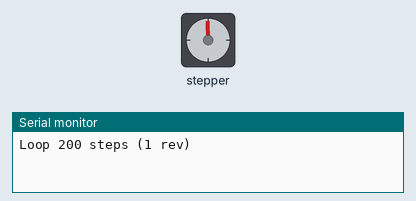
Recording of a sketch running on a simulated Arduino Uno, built with avr-gcc and run on an emulated ATmega328P. Shown: stepper motor, the last lines printed to the serial monitor. Wiring (inferred from the names in the program): stepper motor driver (200 steps per turn assumed): step pin 5; direction pin 4; enable pin 3.

Above: at 0.05 s.
At 0.15 s:
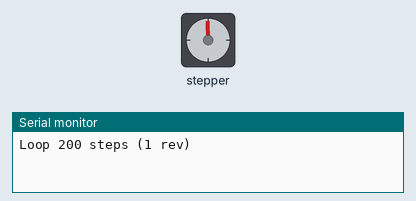
At 0.25 s:
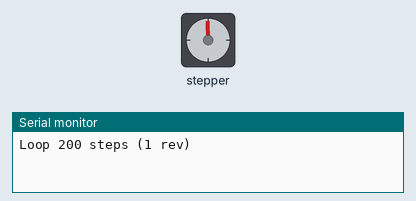
At 1.3 s:
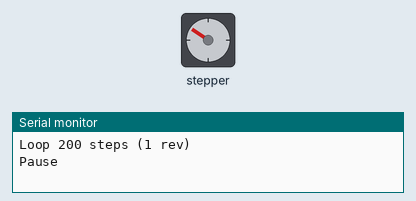
Timing chart, 0 to 3.0 s (numbered marks = the images above):
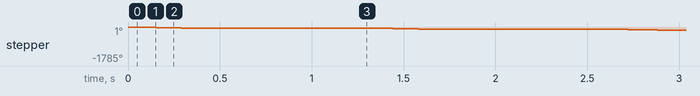

Measured:
- by itself, stepper: turns 57° counter-clockwise in 0.31 s, repeating every 1.3 s

The sketch:

stepperTesting.ino
```cpp
// Run a A4998 Stepstick from an Arduino UNO.
// Paul Hurley Aug 2015
int x;
#define BAUD (9600)


void setup()
{
  Serial.begin(BAUD);
  pinMode(3,OUTPUT); // Enable
  pinMode(5,OUTPUT); // Step
  pinMode(4,OUTPUT); // Dir
  digitalWrite(3,LOW); // Set Enable low
  digitalWrite(4, LOW);
}

void loop()
{
  digitalWrite(3,LOW); // Set Enable low
//  digitalWrite(4,HIGH); // Set Dir high
  Serial.println("Loop 200 steps (1 rev)");
  for(x = 0; x < 32; x++) // Loop 200 times
  {
    digitalWrite(5,HIGH); // Output high
    delay(10); // Wait
    digitalWrite(5,LOW); // Output low
//    delay(100); // Wait
  }
  Serial.println("Pause");
  delay(1000); // pause one second
}
```
